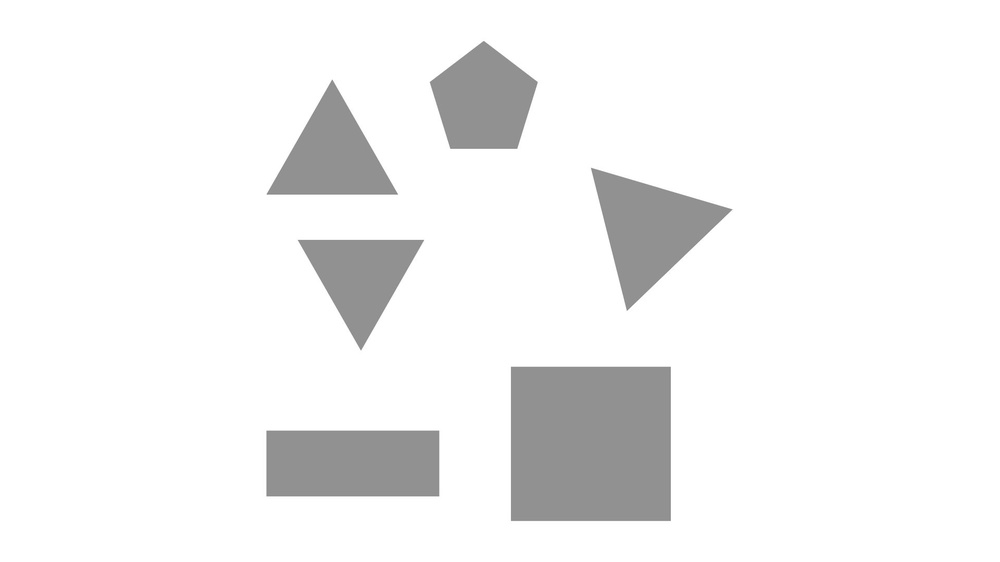
#> input picture components/ImageProcessing/input/input.jpg, 1000 x 562 px, shrunk from 1920 x 1080 before the run, given in place of input.png, which was not available
$ python extract_shapes.py
#> lines starting #> are read from the running program, lines starting #| are printed output that depends on the picture; after the words box and inside, x2 and y2 are one past the last pixel; in counts of white or black regions, pixels touching at a corner belong together; pictures that were not available may be replaced by others from this repository, and a replacement may not be noted
import cv2
import numpy as np
from PIL import Image
import os
import json

# --- CONFIG ---
INPUT_IMAGE = 'input.png'  # Change this to your input image path
OUTPUT_DIR = 'output_shapes'  # Directory to save results

# --- UTILS ---
def ensure_dir(path):
    if not os.path.exists(path):
        os.makedirs(path)

def save_transparent_png(shape_mask, orig_img, bbox, out_path):
    x, y, w, h = bbox
    # Crop the shape
    cropped = orig_img[y:y+h, x:x+w]
    mask_cropped = shape_mask[y:y+h, x:x+w]
    # Create alpha channel
    alpha = (mask_cropped * 255).astype(np.uint8)
    rgba = cv2.cvtColor(cropped, cv2.COLOR_BGR2RGBA)
    rgba[..., 3] = alpha
    Image.fromarray(rgba).save(out_path)

def main():
    ensure_dir(OUTPUT_DIR)
    # Load image
    img = cv2.imread(INPUT_IMAGE)
#> img is the input picture: shape (562, 1000, 3); min 130, max 255, mean 241.6
    if img is None:
        print(f'Error: Could not load {INPUT_IMAGE}')
        return
    orig_img = img.copy()
    # Convert to grayscale and threshold
    gray = cv2.cvtColor(img, cv2.COLOR_BGR2GRAY)
    _, thresh = cv2.threshold(gray, 240, 255, cv2.THRESH_BINARY_INV)
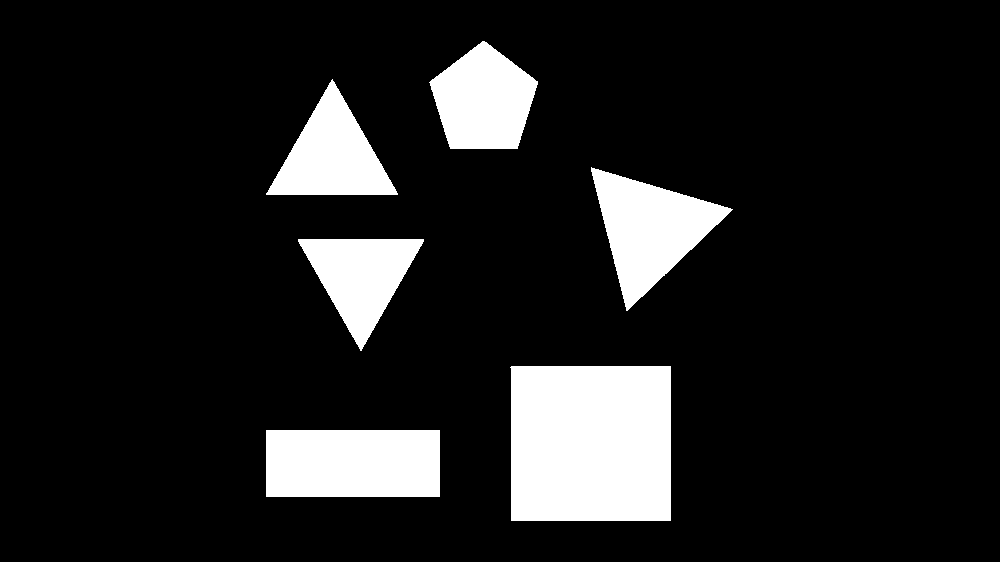
#> thresh: shape (562, 1000); 12.3% white; 6 white regions
    # Find contours (shapes)
    contours, _ = cv2.findContours(thresh, cv2.RETR_EXTERNAL, cv2.CHAIN_APPROX_SIMPLE)
#> contours = 6 contours; box (x1, y1, x2, y2) and area: (510, 366, 671, 521) 24487, (266, 430, 440, 497) 11418, (591, 167, 733, 311) 9396, (429, 41, 538, 149) 8045, (266, 79, 398, 195) 7578, (298, 239, 424, 351) 7057
    # Prepare mask for background
    mask = np.ones(img.shape, dtype=np.uint8) * 255
    shape_info = []
    for i, cnt in enumerate(contours):
        # Create mask for this shape
        shape_mask = np.zeros(gray.shape, dtype=np.uint8)
        cv2.drawContours(shape_mask, [cnt], -1, 255, -1)
        # Remove shape from background mask
        cv2.drawContours(mask, [cnt], -1, (0,0,0), -1)
        # Get bounding box
        x, y, w, h = cv2.boundingRect(cnt)
        # Save shape as transparent PNG
        out_path = os.path.join(OUTPUT_DIR, f'shape_{i+1}.png')
        save_transparent_png(shape_mask, orig_img, (x, y, w, h), out_path)
        shape_info.append({'filename': f'shape_{i+1}.png', 'bbox': [int(x), int(y), int(w), int(h)]})
#> this loop made 6 passes
#> cnt on pass 1: [[266, 430], [266, 496], [439, 496], [439, 430]]
#> pass 1, in save_transparent_png, `cropped = orig_img[y:y+h, x:x+w]`:
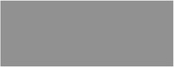
#> cropped: shape (67, 174, 3); min 133, max 240, mean 147.5
#> after the loop: mask: shape (562, 1000, 3); 87.7% white; 6 black regions, box (x1, y1, x2, y2) and area: (510, 366, 671, 521) 24801, (266, 430, 440, 497) 11658, (591, 167, 733, 311) 9592, (429, 41, 538, 149) 8200, (266, 79, 398, 195) 7760, (298, 239, 424, 351) 7232
#> after the loop:
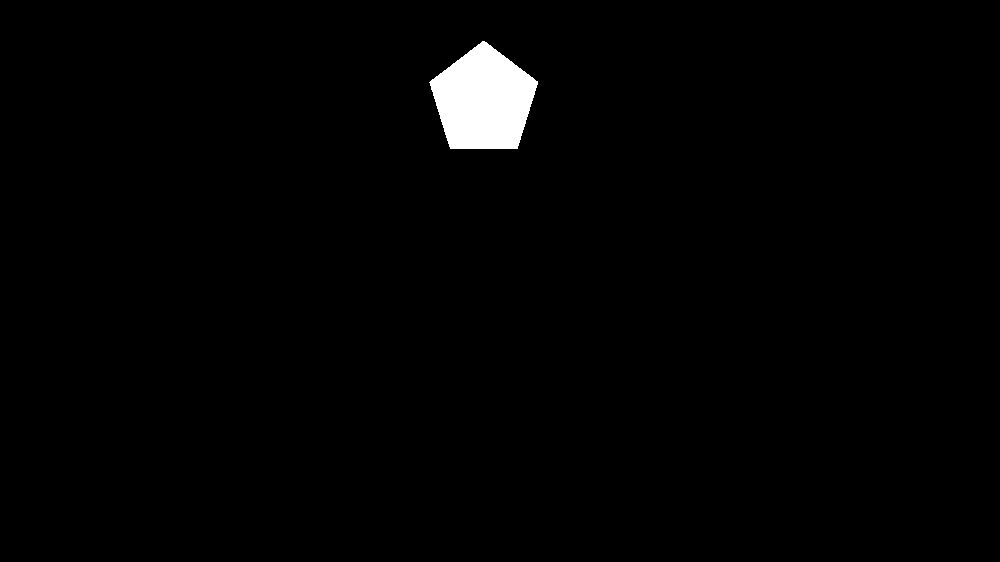
#> shape_mask: shape (562, 1000); 1.5% white; 1 white region, box (x1, y1, x2, y2) and area: (429, 41, 538, 149) 8200
#> after the loop, shape_info = 6 items
    # Save background image (shapes removed)
    bg = cv2.bitwise_and(orig_img, mask)
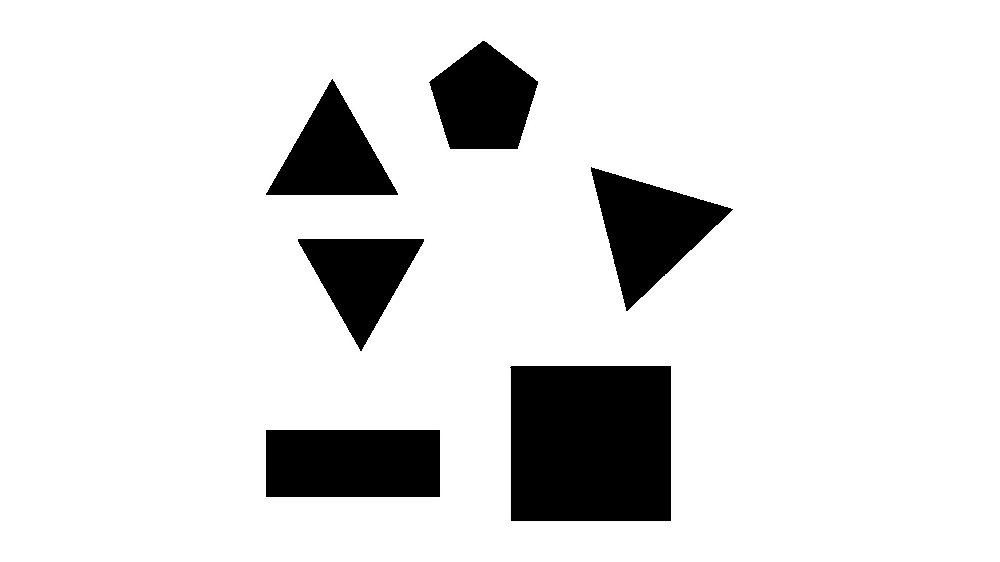
#> bg: shape (562, 1000, 3); min 0, max 255, mean 223.6
    bg_path = os.path.join(OUTPUT_DIR, 'background.png')
    cv2.imwrite(bg_path, bg)
    # Save shape info
    with open(os.path.join(OUTPUT_DIR, 'shapes.json'), 'w') as f:
        json.dump(shape_info, f, indent=2)
    print(f'Done! Results saved in {OUTPUT_DIR}')
#| Done! Results saved in output_shapes

if __name__ == '__main__':
    main()
